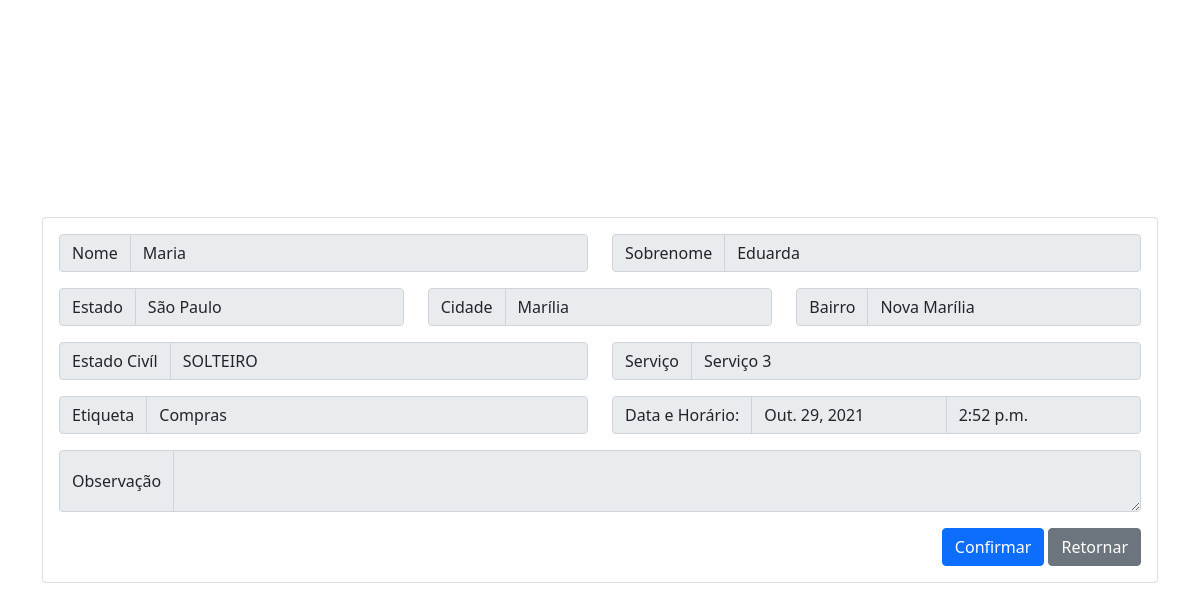
The app's page /servico/6 with its own data.
### cadastro/models.py (models this page shows, shortened)
class Account(AbstractUser, PermissionsMixin):
    email = models.EmailField(verbose_name='email', max_length=60, unique=True)
    username = models.CharField(max_length=30)
    first_name = models.CharField(_('Nome'), max_length=150)
    last_name = models.CharField(_('Sobrenome'), max_length=150)
    estado = models.CharField(max_length=30, blank=True)
    cidade = models.CharField(max_length=50, blank=True)
    cep = models.CharField(verbose_name='CPF', max_length=10, blank=True)
    bairro = models.CharField(max_length=50, blank=True)
    rua = models.CharField(max_length=50, blank=True)
    numero_res = models.CharField(verbose_name='Número', max_length=6, blank=True)
    rg = models.CharField(verbose_name='RG',max_length=50, blank=True)
    cpf = models.CharField(verbose_name='CPF',max_length=50, blank=True)
    telefone = models.CharField(max_length=50, blank=True)
    estado_civil = models.CharField(max_length=10,
        choices=(
            ('', 'Estado Civíl'),
            ('CASADO', 'Casado(a)'),
            ('SOLTEIRO', 'Solteiro(a)'),
            ('DIVORCIADO', 'Divorciado(a)'),
            ('VIUVO', 'Viúvo(a)'),
            ('OUTROS', 'Outros')
        ), default=''
    )
    escolaridade = models.CharField(max_length=30, blank=True)
    sexo = models.CharField(max_length=10,
        choices=(
            ('', 'Sexo'),
            ('MASCULINO', 'Masculino'),
            ('FEMININO', 'Feminino')
        ), default=''
    )
    date_joined = models.DateTimeField(verbose_name='date joined', auto_now_add=True)
    last_login = models.DateTimeField(verbose_name='last login', auto_now=True)
    is_admin = models.BooleanField(default=False)
    is_active = models.BooleanField(default=True)
    is_staff = models.BooleanField(default=False)
    is_superuser = models.BooleanField(default=False)
    USERNAME_FIELD = 'email'
    REQUIRED_FIELDS = ['first_name', 'last_name']
    objects = MyAccountManager()

### servicos/models.py (models this page shows)
class ServicoSolicitado(models.Model):
    tags = (
        ('', 'Escolha uma Etiqueta'),
        ('1', 'Serviços da Casa'),
        ('2', 'Acompanhamento / Carona'),
        ('3', 'Compras'),
        ('4', 'Visita'),
        ('5', 'Diversos')
    )
    voluntario_id = models.ForeignKey(Voluntario, null=True, blank=True, on_delete=models.RESTRICT)
    idoso_id = models.ForeignKey(Idoso, on_delete=models.RESTRICT, blank=True)
    servsolicitado = models.CharField(verbose_name='Serviço', max_length=30)
    tagservico = models.CharField(verbose_name='Etiqueta', max_length=15, choices=tags, default='')
    data_compromisso = models.DateField(verbose_name='Data', null=False, blank=False)
    hora_compromisso = models.TimeField(verbose_name='Horário', null=False, blank=False)
    data_inicio = models.DateField(null=True, blank=True)
    data_fim = models.DateField(null=True, blank=True)
    hora_inicio = models.TimeField(null=True, blank=True)
    hora_fim = models.TimeField(null=True, blank=True)
    observacao = models.TextField(verbose_name='Observação', blank=True, null=False)
    confirmado = models.BooleanField(blank=True, null=True, default=False)

### voluntario_servicos/views.py (the view)
# urls.py: path('servico/<int:servico_id>', views.visualizar, name='visualizar')
def visualizar(request, servico_id):
    servico = get_object_or_404(ServicoSolicitado, pk=servico_id)
    idoso = Account.objects.filter(email=servico.idoso_id)[0]
    context = {
        'servico': servico,
        'user': idoso
    }
    if request.method == 'POST':
        voluntario = Voluntario.objects.get(pk=request.user.voluntario.id)
        servico.voluntario_id = voluntario
        servico.save(update_fields=['voluntario_id'])
        return redirect('index')
    return render(request, 'visualizar.html', context)

### cadastro/models.py (called while the page is built)
    def __str__(self):
        return self.idoso.email

### voluntario_servicos/templates/visualizar.html (shortened to what this page needs)
{% load static %}
<!DOCTYPE html>
<html lang="en">
<head>
    <link href="https://cdn.jsdelivr.net/npm/bootstrap@5.1.3/dist/css/bootstrap.min.css" rel="stylesheet">
</head>
<body>
    <div class="container">
            <div class="card">
                <div class="card-body">
                    <div class="row">
                        <div class="col-6">
                            <div class="input-group mb-3">
                                <span class="input-group-text" id="basic-addon1">Nome</span>
                                <input type="text" value="{{user.first_name}}" class="form-control" aria-describedby="basic-addon1" disabled>
                            </div>
                        </div>
                        <div class="col-6">
                            <div class="input-group mb-3">
                                <span class="input-group-text" id="basic-addon2">Sobrenome</span>
                                <input type="text" value="{{user.last_name}}" class="form-control" aria-describedby="basic-addon2" disabled>
                            </div>
                        </div>
                        <div class="col-4">
                            <div class="input-group mb-3">
                                <span class="input-group-text" id="basic-addon3">Estado</span>
                                <input type="text" value="{{user.estado}}" class="form-control" aria-describedby="basic-addon3" disabled>
                            </div>
                        </div>
                        <div class="col-4">
                            <div class="input-group mb-3">
                                <span class="input-group-text" id="basic-addon4">Cidade</span>
                                <input type="text" value="{{user.cidade}}" class="form-control" aria-describedby="basic-addon4" disabled>
                            </div>
                        </div>
                        <div class="col-4">
                            <div class="input-group mb-3">
                                <span class="input-group-text" id="basic-addon5">Bairro</span>
                                <input type="text" value="{{user.bairro}}" class="form-control" aria-describedby="basic-addon5" disabled>
                            </div>
                        </div>
                        <div class="col-6">
                            <div class="input-group mb-3">
                                <span class="input-group-text" id="basic-addon6">Estado Civíl</span>
                                <input type="text" value="{{user.estado_civil}}" class="form-control" aria-describedby="basic-addon6" disabled>
                            </div>
                        </div>
                        <div class="col-6">
                            <div class="input-group mb-3">
                                <span class="input-group-text" id="basic-addon7">Serviço</span>
                                <input type="text" value="{{servico.servsolicitado}}" class="form-control" aria-describedby="basic-addon7" disabled>
                            </div>
                        </div>
                        <div class="col-6">
                            <div class="input-group mb-3">
                                <span class="input-group-text" id="basic-addon8">Etiqueta</span>
                                <input type="text" value="{{servico.get_tagservico_display}}" class="form-control" aria-describedby="basic-addon8" disabled>
                            </div>
                        </div>
                        <div class="col-sm">
                            <div class="input-group">
                              <span class="input-group-text">Data e Horário:</span>
                              <input type="text" aria-label="Data" value="{{servico.data_compromisso|date:'DATE_FORMAT'}}" class="form-control" disabled>
                              <input type="text" aria-label="Horario" value="{{servico.hora_compromisso|time:'TIME_FORMAT'}}" class="form-control" disabled>
                            </div>
                        </div>
                        <div class="col-12">
                            <div class="input-group mb-3">
                                <span class="input-group-text">Observação</span>
                                <textarea class="form-control" aria-label="Descricao" disabled>{{servico.observacao}}</textarea>
                            </div>
                        </div>
                        <div class="col text-end">
                            <a href="" type="button" class="btn btn-primary" data-bs-toggle="modal" data-bs-target="#exampleModal"> Confirmar </a>
                            <a href="{% url 'index' %}" type="button" class="btn btn-secondary"> Retornar </a>
                        </div>
                    </div>
                </div>
            </div>
        </div>
</body>
</html>

### voluntario_servicos/templates/visualizar.html (style rules this page uses)
html, body { height: 100%; }
.container { height: 100%; display: flex; justify-content: center; align-items: center; }

### records on screen
Account: first_name "Maria", last_name "Eduarda", estado "São Paulo", cidade "Marília", bairro "Nova Marília", estado_civil "SOLTEIRO"
ServicoSolicitado: servsolicitado "Serviço 3", tagservico "Compras", data_compromisso "Out. 29, 2021", hora_compromisso "2:52 p.m."
